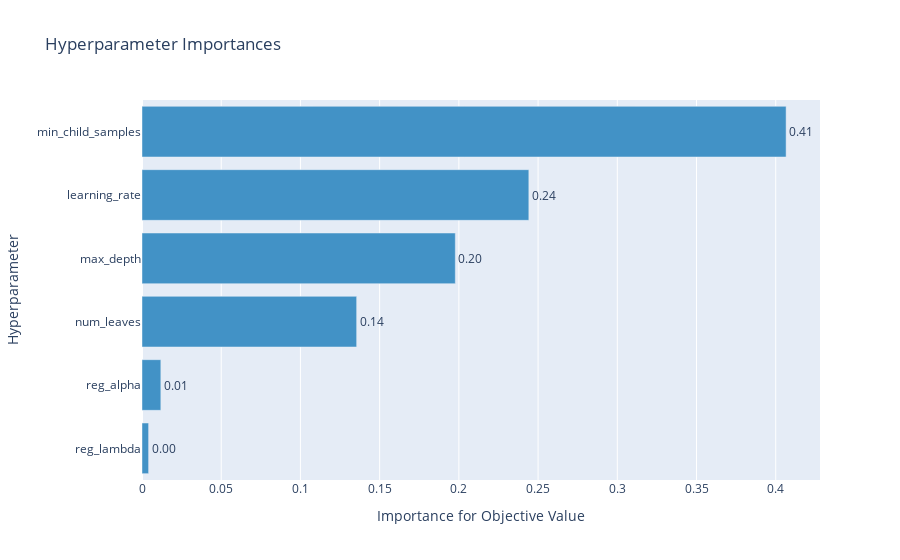

Source (notebook cell):
### Code cell
#Visualize parameter importances.
optuna.visualization.plot_param_importances(study)

### Figure 1 — Plotly figure (JSON) as saved in the notebook; plotly's stock layout.template omitted (floating-point values rounded to 4 significant figures)
{"data": [{"cliponaxis": false, "hovertemplate": ["reg_lambda (LogUniformDistribution): 0.004163663822905789<extra></extra>", "reg_alpha (LogUniformDistribution): 0.011885146750231541<extra></extra>", "num_leaves (IntUniformDistribution): 0.13548423074333657<extra></extra>", "max_depth (CategoricalDistribution): 0.19776011020869286<extra></extra>", "learning_rate (CategoricalDistribution): 0.24416131270562833<extra></extra>", "min_child_samples (IntUniformDistribution): 0.40654553576920494<extra></extra>"], "marker": {"color": "rgb(66,146,198)"}, "orientation": "h", "text": ["0.004163663822905789", "0.011885146750231541", "0.13548423074333657", "0.19776011020869286", "0.24416131270562833", "0.40654553576920494"], "textposition": "outside", "texttemplate": "%{text:.2f}", "type": "bar", "x": [0.004164, 0.01189, 0.1355, 0.1978, 0.2442, 0.4065], "y": ["reg_lambda", "reg_alpha", "num_leaves", "max_depth", "learning_rate", "min_child_samples"]}], "layout": {"showlegend": false, "title": {"text": "Hyperparameter Importances"}, "xaxis": {"title": {"text": "Importance for Objective Value"}}, "yaxis": {"title": {"text": "Hyperparameter"}}}}
